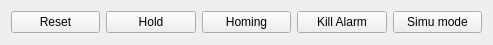
<?xml version="1.0" encoding="UTF-8"?>
<ui version="4.0">
 <class>ControlWidget</class>
 <widget class="QWidget" name="ControlWidget">
  <property name="geometry">
   <rect>
    <x>0</x>
    <y>0</y>
    <width>493</width>
    <height>45</height>
   </rect>
  </property>
  <property name="sizePolicy">
   <sizepolicy hsizetype="Preferred" vsizetype="Fixed">
    <horstretch>0</horstretch>
    <verstretch>0</verstretch>
   </sizepolicy>
  </property>
  <property name="windowTitle">
   <string>Form</string>
  </property>
  <layout class="QGridLayout" name="gridLayout_2">
   <item row="0" column="4">
    <widget class="QPushButton" name="cmdCheckButton">
     <property name="text">
      <string>Simu mode</string>
     </property>
     <property name="checkable">
      <bool>true</bool>
     </property>
    </widget>
   </item>
   <item row="0" column="2">
    <widget class="QPushButton" name="cmdHomingButton">
     <property name="text">
      <string>Homing</string>
     </property>
    </widget>
   </item>
   <item row="0" column="3">
    <widget class="QPushButton" name="cmdKillAlarmButton">
     <property name="text">
      <string>Kill Alarm</string>
     </property>
    </widget>
   </item>
   <item row="0" column="0">
    <widget class="QPushButton" name="cmdResetButton">
     <property name="text">
      <string>Reset</string>
     </property>
    </widget>
   </item>
   <item row="0" column="1">
    <widget class="QPushButton" name="cmdHoldButton">
     <property name="text">
      <string>Hold</string>
     </property>
     <property name="checkable">
      <bool>true</bool>
     </property>
    </widget>
   </item>
  </layout>
 </widget>
 <resources/>
 <connections/>
</ui>
